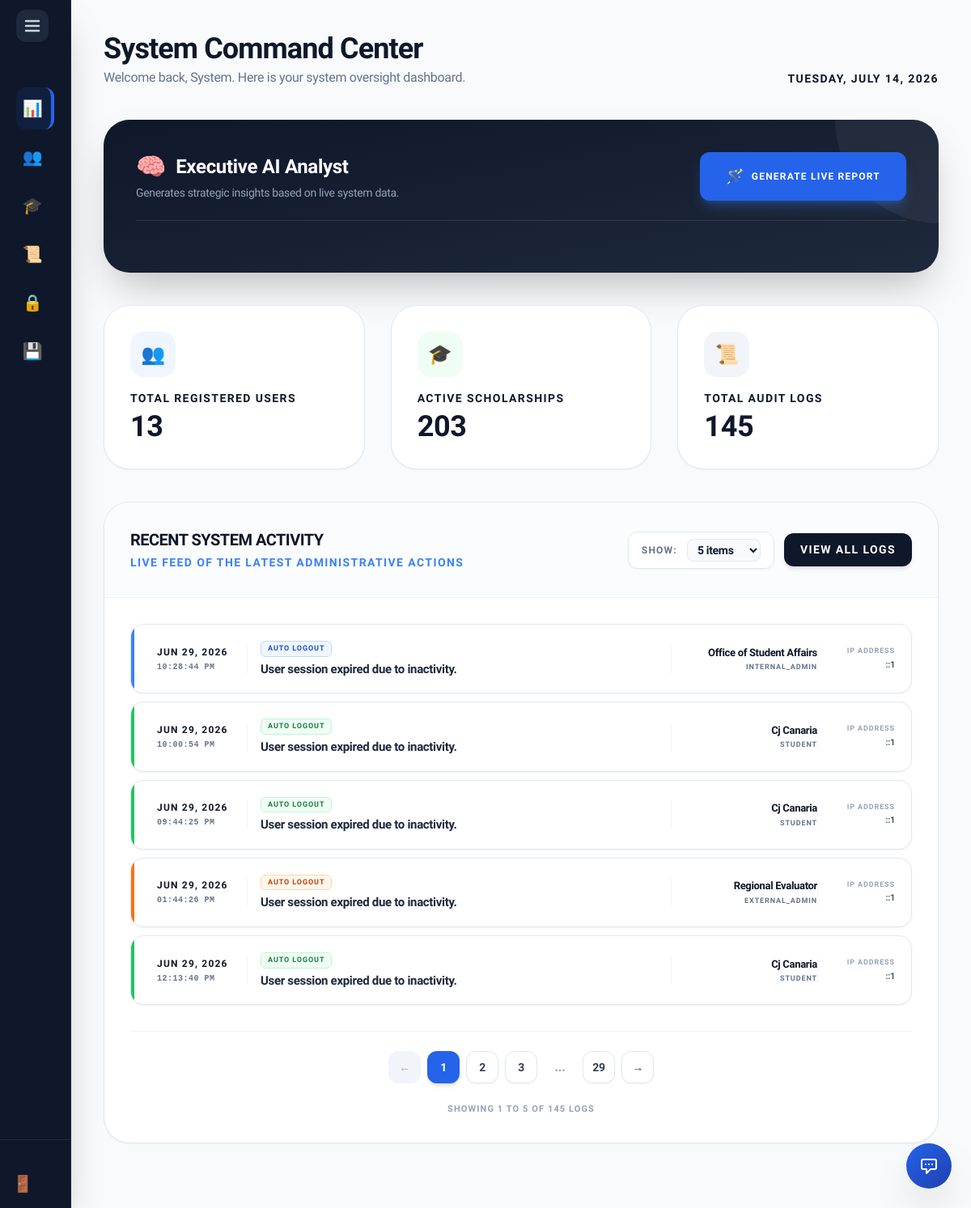
The app's page /super_admin/dashboard.php (signed in), older data.
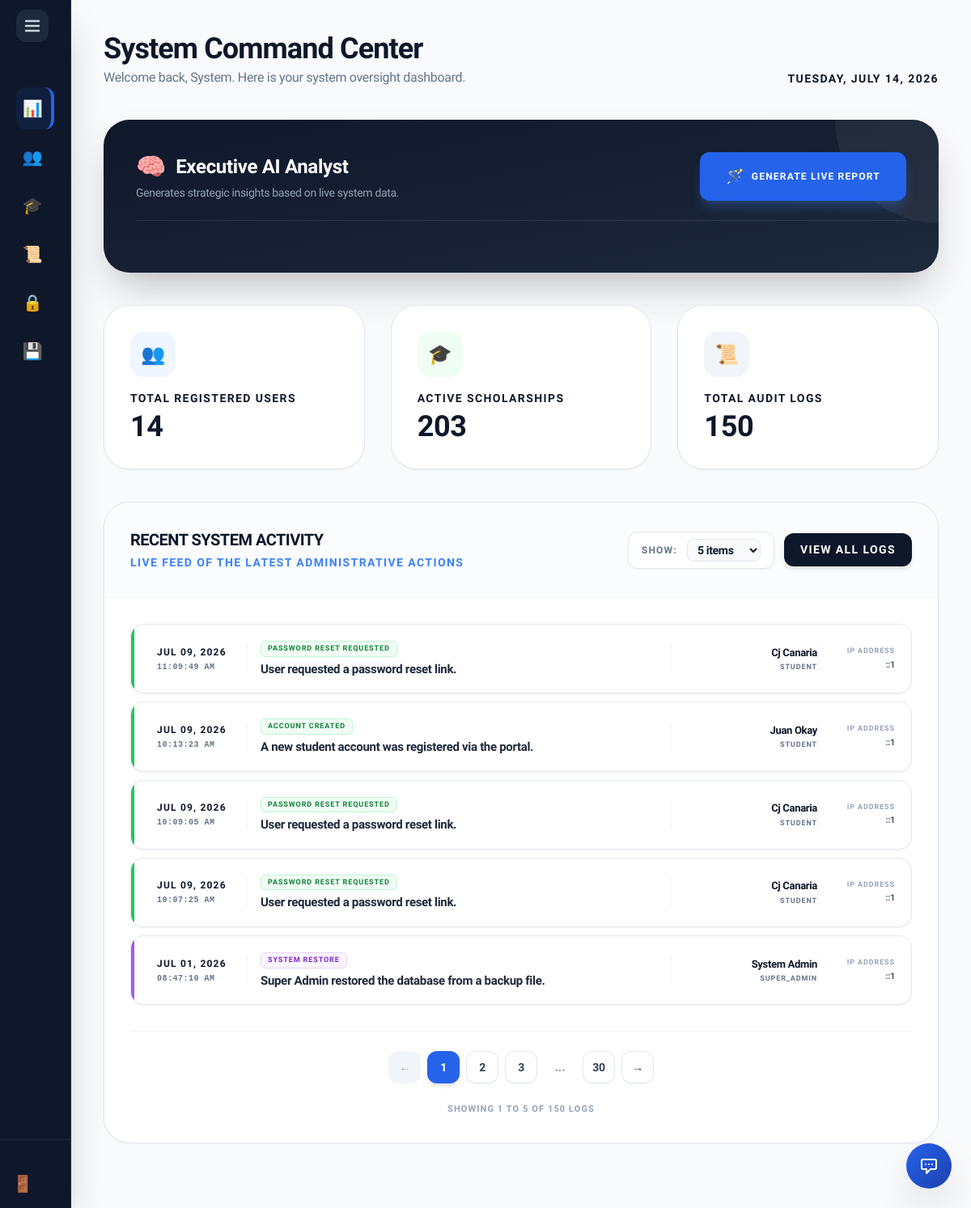
The same page, newer data.
### tables this page shows
CREATE TABLE `audit_log` (
  `AuditID` int(11) NOT NULL AUTO_INCREMENT,
  `UserID` int(11) DEFAULT NULL,
  `ActionPerformed` varchar(255) DEFAULT NULL,
  `ActionDate` timestamp NOT NULL DEFAULT current_timestamp(),
  `Description` text DEFAULT NULL,
  `IPAddress` varchar(45) DEFAULT NULL,
  PRIMARY KEY (`AuditID`)
);

CREATE TABLE `users` (
  `UserID` int(11) NOT NULL AUTO_INCREMENT,
  `Username` varchar(50) NOT NULL,
  `Email` varchar(100) NOT NULL,
  `PasswordHash` varchar(255) NOT NULL,
  `FirstName` varchar(100) NOT NULL,
  `LastName` varchar(100) NOT NULL,
  `Role` enum('Student','Internal_Admin','External_Admin','Super_Admin') DEFAULT 'Student',
  `AccountStatus` varchar(20) DEFAULT 'Active',
  `StudentID_Num` varchar(50) DEFAULT NULL,
  `YearLevel` varchar(50) DEFAULT NULL,
  `GPA` decimal(4,2) DEFAULT NULL,
  `Major` varchar(100) DEFAULT NULL,
  `ProgramID` int(11) DEFAULT NULL,
  `Department` varchar(100) DEFAULT NULL,
  `Organization` varchar(100) DEFAULT NULL,
  `ContactNumber` varchar(20) DEFAULT NULL,
  `DateOfBirth` date DEFAULT NULL,
  `ProfilePicture` varchar(255) DEFAULT NULL,
  `ResetToken` varchar(255) DEFAULT NULL,
  `ResetTokenExpire` datetime DEFAULT NULL,
  `Gender` varchar(20) NOT NULL DEFAULT 'Not Specified',
  PRIMARY KEY (`UserID`),
  UNIQUE KEY `Username` (`Username`),
  UNIQUE KEY `Email` (`Email`)
);

### includes/sidebar_logic.php (called while the page is built)
<?php
if (!function_exists('getSidebarClass')) {
    function getSidebarClass($pageName) {
        $currentPage = basename($_SERVER['PHP_SELF']);
        if ($currentPage === $pageName) {
            return 'bg-blue-600/10 text-blue-500 border-r-4 border-blue-600';
        }
        return 'text-slate-400 hover:bg-slate-800 hover:text-white';
    }
}
?>

### super_admin/dashboard.php (the view, shortened to what the changed rows need)
<?php
include '../includes/db_connect.php';
include '../includes/header.php';
include '../includes/super_sidebar.php';
$totalUsers = 0;
$totalLogs = 0;
$recentLogs = [];
try {
    $totalUsers = $pdo->query("SELECT COUNT(*) FROM users")->fetchColumn();
    $totalLogs = $pdo->query("SELECT COUNT(*) FROM audit_log")->fetchColumn();
    $log_stmt = $pdo->query("
        SELECT al.AuditID, al.ActionPerformed, al.ActionDate, al.Description, al.IPAddress,
               u.FirstName, u.LastName, u.Role, u.Username
        FROM audit_log al
        LEFT JOIN users u ON al.UserID = u.UserID
        ORDER BY al.ActionDate DESC
        LIMIT 500
    ");
    $recentLogs = $log_stmt->fetchAll(PDO::FETCH_ASSOC);
} catch (PDOException $e) {
    error_log("Super Admin Dashboard Error: " . $e->getMessage());
}
?>
<main class="flex-1 p-5 lg:p-10 lg:ml-72 bg-slate-50/50 min-h-screen transition-all duration-300">
    <header class="mb-10 flex flex-col md:flex-row md:items-end justify-between gap-4">
        <div>
            <h2 class="text-3xl lg:text-4xl font-black text-slate-900 tracking-tight">System Command Center</h2>
        </div>
    </header>
    <div class="grid grid-cols-1 md:grid-cols-3 gap-6 lg:gap-8 mb-10">
        <a href="users.php" class="bg-white p-8 rounded-[2rem] border border-slate-200 shadow-sm transition-all hover:-translate-y-1 hover:border-blue-400 hover:shadow-xl hover:shadow-blue-500/5 group block relative overflow-hidden">
            <div class="flex items-center justify-between mb-4">
                <div class="w-14 h-14 bg-blue-50 text-blue-600 rounded-2xl flex items-center justify-center text-2xl group-hover:bg-blue-600 group-hover:text-white transition-all">👥</div>
            </div>
            <p class="text-[14px] font-black text-slate-900 uppercase tracking-widest mb-1 group-hover:text-blue-500 transition-colors">Total Registered Users</p>
            <p class="text-4xl font-black text-slate-900"><?= number_format($totalUsers) ?></p>
        </a>
        <a href="logs.php" class="bg-white p-8 rounded-[2rem] border border-slate-200 shadow-sm transition-all hover:-translate-y-1 hover:border-slate-900 hover:shadow-xl hover:shadow-slate-900/5 group block relative overflow-hidden">
            <div class="flex items-center justify-between mb-4">
                <div class="w-14 h-14 bg-slate-100 text-slate-600 rounded-2xl flex items-center justify-center text-2xl group-hover:bg-slate-900 group-hover:text-white transition-all">📜</div>
            </div>
            <p class="text-[14px] font-black text-slate-900 uppercase tracking-widest mb-1 group-hover:text-slate-900 transition-colors">Total Audit Logs</p>
            <p class="text-4xl font-black text-slate-900"><?= number_format($totalLogs) ?></p>
        </a>
    </div>
    <div class="bg-white rounded-[2rem] border border-slate-200 shadow-sm overflow-hidden mb-10" id="dashboardTableArea">
        <div class="p-6 lg:p-8">
            <div id="dashboardGrid" class="flex flex-col gap-2.5">
                <?php foreach($recentLogs as $log):
                    $roleClass = 'bg-slate-50 text-slate-600 border-slate-200';
                    $borderClass = 'bg-slate-400';
                    if ($log['Role'] === 'Super_Admin') { $roleClass = 'bg-purple-50 text-purple-700 border-purple-200'; $borderClass = 'bg-purple-500'; }
                    if ($log['Role'] === 'Internal_Admin') { $roleClass = 'bg-blue-50 text-blue-700 border-blue-200'; $borderClass = 'bg-blue-500'; }
                    if ($log['Role'] === 'External_Admin') { $roleClass = 'bg-orange-50 text-orange-700 border-orange-200'; $borderClass = 'bg-orange-500'; }
                    if ($log['Role'] === 'Student') { $roleClass = 'bg-green-50 text-green-700 border-green-200'; $borderClass = 'bg-green-500'; }
                ?>
                <div class="dashboard-card bg-white rounded-2xl border border-slate-200 shadow-sm hover:shadow-md hover:border-blue-300 transition-all flex flex-col lg:flex-row items-start lg:items-center justify-between p-4 sm:p-5 relative overflow-hidden group">
                    <div class="absolute top-0 left-0 w-1 h-full <?= $borderClass ?>"></div>
                    <div class="flex gap-4 items-center flex-1 min-w-0 pl-3 w-full lg:w-auto">
                        <div class="shrink-0 w-24 lg:w-28 border-r border-slate-100 pr-3 lg:pr-4 hidden sm:block">
                            <p class="text-[11px] lg:text-[12px] font-black text-slate-900 uppercase tracking-widest"><?= date('M d, Y', strtotime($log['ActionDate'])) ?></p>
                            <p class="text-[10px] font-black text-slate-500 font-mono tracking-wider mt-0.5"><?= date('h:i:s A', strtotime($log['ActionDate'])) ?></p>
                        </div>
                        <div class="flex-1 min-w-0 pr-2">
                            <div class="flex items-center gap-2 mb-1.5 flex-wrap">
                                <span class="<?= $roleClass ?> px-2 py-0.5 rounded-md font-black text-[9px] uppercase tracking-widest border shrink-0">
                                    <?= htmlspecialchars($log['ActionPerformed']) ?>
                                </span>
                            </div>
                            <p class="text-sm lg:text-[15px] font-bold text-slate-800 leading-tight truncate" title="<?= htmlspecialchars($log['Description']) ?>">
                                <?= htmlspecialchars($log['Description']) ?>
                            </p>
                        </div>
                    </div>
                    <div class="flex items-center justify-between w-full lg:w-auto shrink-0 mt-3 lg:mt-0 border-t lg:border-t-0 lg:border-l border-slate-100 pt-3 lg:pt-0 lg:pl-5 pl-3 sm:pl-4">
                        <div class="text-left lg:text-right w-40 flex-1 lg:flex-none">
                            <p class="text-[13px] font-black text-slate-900 truncate">
                                <?= $log['FirstName'] ? htmlspecialchars($log['FirstName'] . ' ' . $log['LastName']) : 'System / Unknown' ?>
                            </p>
                            <p class="text-[9px] font-black text-slate-500 uppercase tracking-widest mt-0.5">
                                <?= htmlspecialchars($log['Role'] ?? 'Automated') ?>
                            </p>
                        </div>
                        <div class="text-right w-24 shrink-0 border-l border-slate-100 pl-4 lg:pl-5 ml-2 lg:ml-0 hidden sm:block">
                            <p class="text-[9px] font-bold text-slate-400 uppercase tracking-widest mb-0.5">IP Address</p>
                            <p class="text-[11px] font-black text-slate-600 truncate"><?= htmlspecialchars($log['IPAddress'] ?? 'Hidden') ?></p>
                        </div>
                    </div>
                </div>
                <?php endforeach; ?>
            </div>
        </div>
    </div>
</main>
<?php include '../includes/footer.php'; ?>

### includes/super_sidebar.php (shortened to what the changed rows need)
<?php include 'sidebar_logic.php'; ?>
<aside id="main-sidebar" class="fixed left-0 top-0 h-full w-72 bg-slate-900 text-white py-6 z-[999] flex flex-col border-r border-slate-800 shadow-2xl transition-all duration-300 overflow-hidden">
    <nav class="space-y-2 flex-1 px-3">
        <?php
        $nav_items = [
            ['dashboard.php', '📊', 'Dashboard'],
            ['users.php',     '👥', 'Users'],
            ['programs.php',  '🎓', 'Programs'],
            ['logs.php',      '📜', 'Logs'],
            ['security.php',  '🔒', 'Security'],
            ['database.php',  '💾', 'Database']
        ];
        foreach ($nav_items as $item):
            $active = getSidebarClass($item[0]);
        ?>
            <a href="<?= $item[0] ?>" class="nav-link flex items-center gap-3 px-2 py-3 rounded-xl font-bold text-md <?= $active ?> whitespace-nowrap group">
                <span class="w-10 flex justify-center text-xl shrink-0 group-hover:scale-110 transition-transform"><?= $item[1] ?></span>
            </a>
        <?php endforeach; ?>
    </nav>
</aside>

Row changes from the older to the newer data that the page shows:
no longer on this page (row unchanged): audit_log: ActionDate "JUN 29, 2026", ActionDate "10:28:44 PM", ActionPerformed "AUTO LOGOUT", Description "User session expired due to inactivity.", UserID.LastName "Office of Student Affairs", UserID.Role "INTERNAL_ADMIN", IPAddress "::1"
no longer on this page (row unchanged): audit_log: ActionDate "JUN 29, 2026", ActionDate "10:00:54 PM", ActionPerformed "AUTO LOGOUT", Description "User session expired due to inactivity.", UserID.LastName "Cj Canaria", UserID.Role "STUDENT", IPAddress "::1"
no longer on this page (row unchanged): audit_log: ActionDate "JUN 29, 2026", ActionDate "09:44:25 PM", ActionPerformed "AUTO LOGOUT", Description "User session expired due to inactivity.", UserID.LastName "Cj Canaria", UserID.Role "STUDENT", IPAddress "::1"
no longer on this page (row unchanged): audit_log: ActionDate "JUN 29, 2026", ActionDate "01:44:26 PM", ActionPerformed "AUTO LOGOUT", Description "User session expired due to inactivity.", UserID.LastName "Regional Evaluator", UserID.Role "EXTERNAL_ADMIN", IPAddress "::1"
no longer on this page (row unchanged): audit_log: ActionDate "JUN 29, 2026", ActionDate "12:13:40 PM", ActionPerformed "AUTO LOGOUT", Description "User session expired due to inactivity.", UserID.LastName "Cj Canaria", UserID.Role "STUDENT", IPAddress "::1"
added audit_log: ActionDate "JUL 09, 2026", ActionDate "11:09:49 AM", ActionPerformed "PASSWORD RESET REQUESTED", Description "User requested a password reset link.", UserID.LastName "Cj Canaria", UserID.Role "STUDENT", IPAddress "::1"
added audit_log: ActionDate "JUL 09, 2026", ActionDate "10:13:23 AM", ActionPerformed "ACCOUNT CREATED", Description "A new student account was registered via the portal.", UserID.LastName "Juan Okay", UserID.Role "STUDENT", IPAddress "::1"
added audit_log: ActionDate "JUL 09, 2026", ActionDate "10:09:05 AM", ActionPerformed "PASSWORD RESET REQUESTED", Description "User requested a password reset link.", UserID.LastName "Cj Canaria", UserID.Role "STUDENT", IPAddress "::1"
added audit_log: ActionDate "JUL 09, 2026", ActionDate "10:07:25 AM", ActionPerformed "PASSWORD RESET REQUESTED", Description "User requested a password reset link.", UserID.LastName "Cj Canaria", UserID.Role "STUDENT", IPAddress "::1"
added audit_log: ActionDate "JUL 01, 2026", ActionDate "08:47:10 AM", ActionPerformed "SYSTEM RESTORE", Description "Super Admin restored the database from a backup file.", UserID.LastName "System Admin", UserID.Role "SUPER_ADMIN", IPAddress "::1"
Text that changed along with them:
$totalUsers: "13" → "14"
$totalLogs: "145" → "150"
